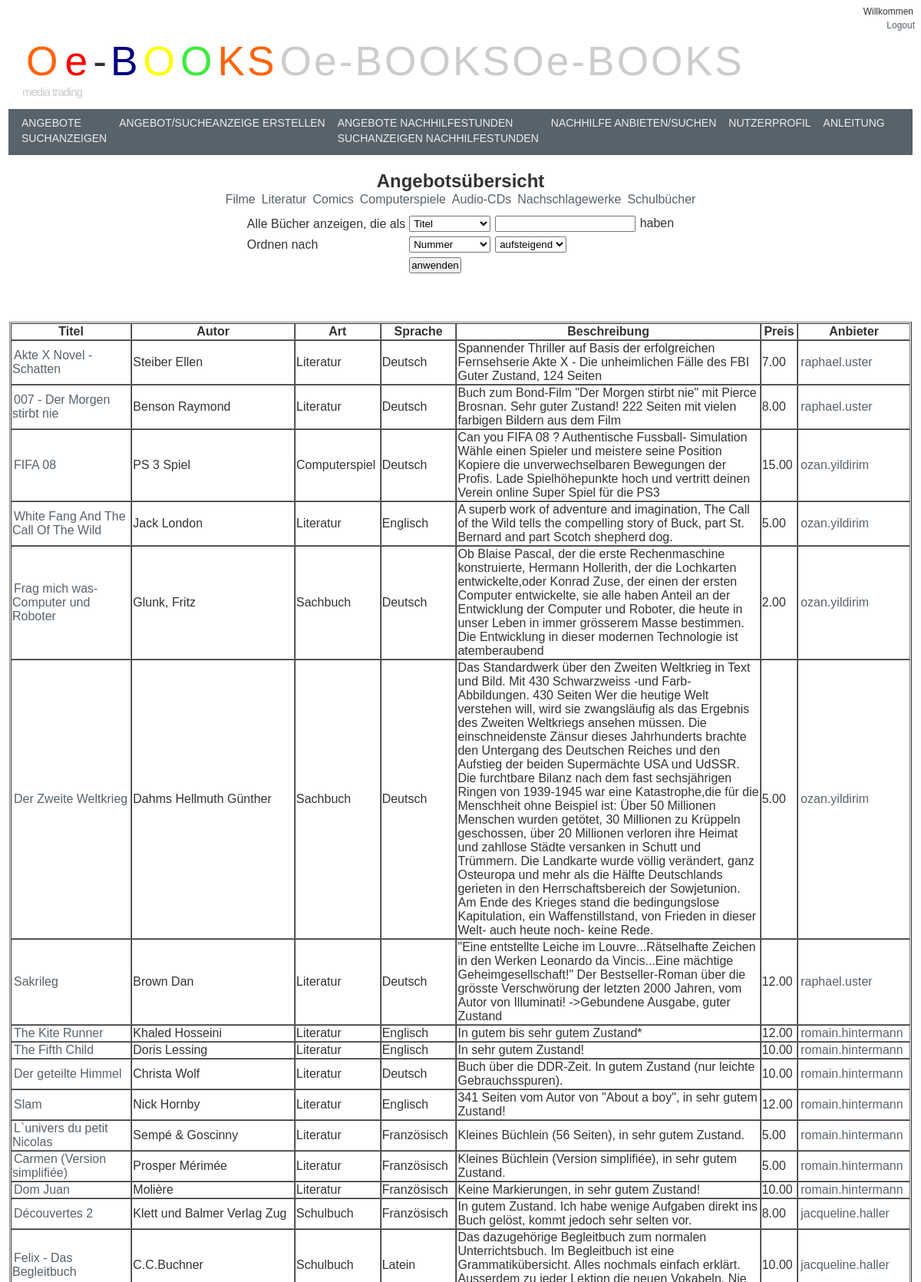
Page /Programm/angebot.php (upper part) on the committed database.
### tables this page shows
CREATE TABLE IF NOT EXISTS `angebote` (
  `id` int(11) NOT NULL auto_increment,
  `Titel` varchar(200) default NULL,
  `Autor` varchar(300) default NULL,
  `Art` varchar(100) default NULL,
  `Sprache` varchar(150) default NULL,
  `Beschreibung` text,
  `Preis` varchar(8) default NULL,
  `Anbieter` varchar(200) default NULL,
  `suche` varchar(10) NOT NULL default 'off',
  PRIMARY KEY  (`id`)
);

### Programm/function_cookieabgleichmild.php.inc (called while the page is built, shortened)
<?
function cookieabgleichmild()
{
$user=explode(",",$_COOKIE['user']);
$sql="SELECT * FROM cookieabgleich WHERE cookienr='$user[0]'";
$result=mysql_query($sql);
$array=mysql_fetch_assoc($result);
  if($user[1]==$array['cookieinhalt'])
    {
    if($user[2]==$array['zeitstempel'])
       {
        $functionresult=true;
       }
       else
       {
        $functionresult=false;
       }
    }
    else
    {
        $functionresult=false;
    }
return $functionresult;
}

### Programm/angebot.php (the view, shortened to what this page needs)
<?
include("function_cookieabgleichmild.php.inc");
if (cookieabgleichmild())
{
if(isset($_COOKIE['user']))
  {
   $user=explode(",",$_COOKIE['user']);
   echo "<p align='right'> Willkommen <a href='nutzerprofil.php'>
   ".$user[1]."</ a><br><a href='logout.php'>Logout</a></p>";
  }
else
  {
   echo "<p align='right'> Willkommen <a href='nutzerprofil.php'>
   ".$_POST['name']."</a><br><a href='logout.php'>Logout</a></p>";
  }
?>
<!DOCTYPE HTML PUBLIC "-//W3C//DTD HTML 4.0 Transitional//EN">
<html>
<head>
<?include ("style.html.inc");?>
<div id="Scrollbereich">
<div id="Inhalt">
</head>
<body>
<center>
<div>
<h1>Angebots&uuml;bersicht</h1>
<table id="festgelegt">
<tr>
<td>
<a href='nurfilm.php'>Filme</a>
</td>
<td>
<a href='nurliteratur.php'>Literatur</a>
</td>
<td>
<a href='nurcomic.php'>Comics</a>
</td>
<td>
<a href='nurcomputerspiel.php'>Computerspiele</a>
</td>
<td>
<a href='nuraudiocd.php'>Audio-CDs</a>
</td>
<td>
<a href='nurnachschlagewerk.php'>Nachschlagewerke</a>
</td>
<td>
<a href='nurschulbuch.php'>Schulb&uuml;cher</a>
</td>
</tr>
</table>
<form action="<?php echo $_SERVER['PHP_SELF'];?>" method="POST">
<table border='0'>
<tr>
<td>Alle B&uuml;cher anzeigen, die als </td>
<td><select name="option"><option>Titel</option><option>Autor</option><option>Art</option><option>Sprache</option><option>Beschreibung</option></select>
</td>
<td> <input type="text" name="textfeld"> haben
</td>
</tr>
<tr>
<td>
Ordnen nach
</td>
 <td><select name="order"><option>Nummer</option><option>Titel</option><option>Autor</option><option>Art</option><option>Sprache</option><option>Beschreibung</option><option>Preis</option></select>
</td>
<td>
<select name="order2"><option>aufsteigend</option><option>abfallend</option></select>
</td>
</tr>
<tr>
<td></td>
<td>
<input type="submit" value="anwenden">
</td>
</tr>
</table>
</form>
<br />
<br />
<?php
       if(!empty($_POST['textfeld']))
       {if($_POST['order2']=="abfallend")
        {$sqlbefehl1="SELECT * FROM angebote WHERE suche='off' AND  ".$_POST['option']." LIKE'%". $_POST['textfeld']."%' ORDER BY ".$_POST['order']." DESC";}
        else
        {$sqlbefehl1="SELECT * FROM angebote WHERE suche='off' AND  ".$_POST['option']." LIKE'%". $_POST['textfeld']."%' ORDER BY ".$_POST['order']."";}
       }
       else
       {
        if($_POST['order2']=="aufsteigend")
       {$sqlbefehl1="SELECT * FROM angebote WHERE suche='off' ORDER BY ".$_POST['order']."";}
       else
       {$sqlbefehl1="SELECT * FROM angebote WHERE suche='off' ORDER BY ".$_POST['order']." DESC";}
       }
       $angebote=mysql_query("$sqlbefehl1");
       echo "<table id='festgelegt' border='1' cellspacing='0' max-height: 5px;>";
       echo "<tr><th>Titel</th><th>Autor</th><th>Art</th><th>Sprache</th><th>Beschreibung</th><th>Preis</th><th>Anbieter</th></tr>";
while ($row=mysql_fetch_row($angebote))
  {
   echo "<tr>";
     foreach($row as $key => $value)
     {
       if($key=='0')
       {
        $id=$value;
       }
       elseif($key=='1')
       {
        echo "<td><a href='detail.php?id=$id'>$value</a></td>";
       }
       elseif($key=='8')
       {
       }
       elseif($key==7)
       {
        echo "<td><a href='nutzerprofilfremd.php?user=$value'>$value</a></td>";
       }
       else
       {
       echo "<td>$value&nbsp;</td>";
       }
     }
  echo "</tr>";
  }
echo "<br></table>";
}
else
{
echo "Die Benutzererkennung hat sie nicht erkannt, wiederholen sie bitte den login<a href='login.html'><br>ZUM LOGIN</a>";
}
       ?>
</div>
</center>
</body>
</html>

### Programm/style.html.inc (shortened to what this page needs)
<div>
<div id="header">
<h1 nowrap="nowrap"><P STYLE="margin-bottom: 0cm" nowrap="nowrap"><FONT SIZE=7 STYLE="font-size: 40pt"><FONT COLOR="#ff6309">O</FONT><FONT COLOR="#ff0000"><SPAN STYLE="background: transparent">e</SPAN></FONT>-<FONT COLOR="#000080">B</FONT><FONT COLOR="#ffff00">O</FONT><FONT COLOR="#3deb3d">O</FONT><FONT COLOR="#ff6309">KS</FONT><FONT COLOR="#cccccc">Oe-BOOKSOe-BOOKS</FONT></FONT></P><h1>
<h2>media trading</h2>
</div>
<div id="menu" nowrap="nowrap">
<ul>
<li><a href="angebot.php">Angebote</a><br><a href="suchanzeigen.php">Suchanzeigen</a></li>
<li><a href="maske.php">Angebot/Sucheanzeige erstellen</a></li>
<li><a href="angebotnachhilfestunden.php">Angebote Nachhilfestunden</a><br><a href="suchenachhilfestunden.php">Suchanzeigen Nachhilfestunden</a></li>
<li><a href="Nachhilfestundenmaske.php">Nachhilfe anbieten/suchen</a></li>
<li><a href="nutzerprofil.php">Nutzerprofil</a></li>
<li><a href="FAQ2.php">Anleitung</a></li>
</ul>
</div>
</div>

### Programm/style.html.inc (style rules this page uses)
* { padding: 1px; margin: 1px; }
html { min-width: 1000px; max-width: 1300px; }
body { background: #fff; font-family: Verdana, Arial, Helvetica, sans-serif; font-size: 12px; line-height: 18px; color: #333333; }
a { color: #57626a; text-decoration: none; }
#header { padding: 10px; }
#header h1 { font-size: 26px; font-weight: 100; letter-spacing: 3px; padding: 12px 0 5px 10px; white-space: nowrap; }
#header h2 { color: #ccc; font-size: 15px; font-weight: 100; padding: 0 0 0 11px; letter-spacing: -1px; line-height: 12px; }
#menu { margin: 5px; font size= 8px; padding: 5px; height: 50px; line-height: 20px; background: #57626a; text-transform: uppercase; }
#menu ul { padding: 0px 3px; list-style-type: none; }
#menu ul li { display: block; float: left; }
#menu ul li a { color: #eee; padding: 5px; text-decoration: none; font-weight: 100; font-size: 14px; letter-spacing: 0px; }
#Inhalt { padding: 10px 0px; }

### rows in the picture
angebote: Titel "Akte X Novel - Schatten", Autor "Steiber Ellen", Art "Literatur", Sprache "Deutsch", Beschreibung "Spannender Thriller auf Basis der erfolgreichen Fernsehserie Akte X - Die unheimlichen Fälle des FBI Guter Zustand, 124 Seiten", Preis "7.00", Anbieter "raphael.uster"
angebote: Titel "007 - Der Morgen stirbt nie", Autor "Benson Raymond", Art "Literatur", Sprache "Deutsch", Beschreibung "Buch zum Bond-Film \"Der Morgen stirbt nie\" mit Pierce Brosnan. Sehr guter Zustand! 222 Seiten mit vielen farbigen Bildern aus dem Film", Preis "8.00", Anbieter "raphael.uster"
angebote: Titel "FIFA 08", Autor "PS 3 Spiel", Art "Computerspiel", Sprache "Deutsch", Beschreibung "Can you FIFA 08 ? Authentische Fussball- Simulation Wähle einen Spieler und meistere seine Position Kopiere die unverwechselbaren Bewegungen der Profis. Lade Spielhöhepunkte hoch und vertritt deinen Verein online Super Spiel für die PS3", Preis "15.00", Anbieter "ozan.yildirim"
angebote: Titel "White Fang And The Call Of The Wild", Autor "Jack London", Art "Literatur", Sprache "Englisch", Beschreibung "A superb work of adventure and imagination, The Call of the Wild tells the compelling story of Buck, part St. Bernard and part Scotch shepherd dog.", Preis "5.00", Anbieter "ozan.yildirim"
angebote: Titel "Frag mich was- Computer und Roboter", Autor "Glunk, Fritz", Art "Sachbuch", Sprache "Deutsch", Beschreibung "Ob Blaise Pascal, der die erste Rechenmaschine konstruierte, Hermann Hollerith, der die Lochkarten entwickelte,oder Konrad Zuse, der einen der ersten Computer entwickelte, sie alle haben Anteil an der Entwicklung der Computer und Roboter, die heute in unser Leben in immer grösserem Masse bestimmen. Die Entwicklung in dieser modernen Technologie ist atemberaubend", Preis "2.00", Anbieter "ozan.yildirim"
angebote: Titel "Der Zweite Weltkrieg", Autor "Dahms Hellmuth Günther", Art "Sachbuch", Sprache "Deutsch", Beschreibung "Das Standardwerk über den Zweiten Weltkrieg in Text und Bild. Mit 430 Schwarzweiss -und Farb-Abbildungen. 430 Seiten Wer die heutige Welt verstehen will, wird sie zwangsläufig als das Ergebnis des Zweiten Weltkriegs ansehen müssen. Die einschneidenste Zänsur dieses Jahrhunderts brachte den Untergang des Deutschen Reiches und den Aufstieg der beiden Supermächte USA und UdSSR. Die furchtbare Bilanz nach dem fast sechsjährigen Ringen von 1939-1945 war eine Katastrophe,die für die Menschheit ohne Beispiel ist: Über 50 Millionen Menschen wurden getötet, 30 Millionen zu Krüppeln geschossen, über 20 Millionen verloren ihre Heimat und zahllose Städte versanken in Schutt und Trümmern. Die Landkarte…", Preis "5.00", Anbieter "ozan.yildirim"
angebote: Titel "Sakrileg", Autor "Brown Dan", Art "Literatur", Sprache "Deutsch", Beschreibung "\"Eine entstellte Leiche im Louvre...Rätselhafte Zeichen in den Werken Leonardo da Vincis...Eine mächtige Geheimgesellschaft!\" Der Bestseller-Roman über die grösste Verschwörung der letzten 2000 Jahren, vom Autor von Illuminati! ->Gebundene Ausgabe, guter Zustand", Preis "12.00", Anbieter "raphael.uster"
angebote: Titel "The Kite Runner", Autor "Khaled Hosseini", Art "Literatur", Sprache "Englisch", Beschreibung "In gutem bis sehr gutem Zustand*", Preis "12.00", Anbieter "romain.hintermann"
angebote: Titel "The Fifth Child", Autor "Doris Lessing", Art "Literatur", Sprache "Englisch", Beschreibung "In sehr gutem Zustand!", Preis "10.00", Anbieter "romain.hintermann"
angebote: Titel "Der geteilte Himmel", Autor "Christa Wolf", Art "Literatur", Sprache "Deutsch", Beschreibung "Buch über die DDR-Zeit. In gutem Zustand (nur leichte Gebrauchsspuren).", Preis "10.00", Anbieter "romain.hintermann"
angebote: Titel "Slam", Autor "Nick Hornby", Art "Literatur", Sprache "Englisch", Beschreibung "341 Seiten vom Autor von \"About a boy\", in sehr gutem Zustand!", Preis "12.00", Anbieter "romain.hintermann"
angebote: Titel "L`univers du petit Nicolas", Autor "Sempé & Goscinny", Art "Literatur", Sprache "Französisch", Beschreibung "Kleines Büchlein (56 Seiten), in sehr gutem Zustand.", Preis "5.00", Anbieter "romain.hintermann"
angebote: Titel "Carmen (Version simplifiée)", Autor "Prosper Mérimée", Art "Literatur", Sprache "Französisch", Beschreibung "Kleines Büchlein (Version simplifiée), in sehr gutem Zustand.", Preis "5.00", Anbieter "romain.hintermann"
angebote: Titel "Dom Juan", Autor "Molière", Art "Literatur", Sprache "Französisch", Beschreibung "Keine Markierungen, in sehr gutem Zustand!", Preis "10.00", Anbieter "romain.hintermann"
angebote: Titel "Découvertes 2", Autor "Klett und Balmer Verlag Zug", Art "Schulbuch", Sprache "Französisch", Beschreibung "In gutem Zustand. Ich habe wenige Aufgaben direkt ins Buch gelöst, kommt jedoch sehr selten vor.", Preis "8.00", Anbieter "jacqueline.haller"
angebote: Titel "Felix - Das Begleitbuch", Autor "C.C.Buchner", Art "Schulbuch", Sprache "Latein", Preis "10.00", Anbieter "jacqueline.haller"
